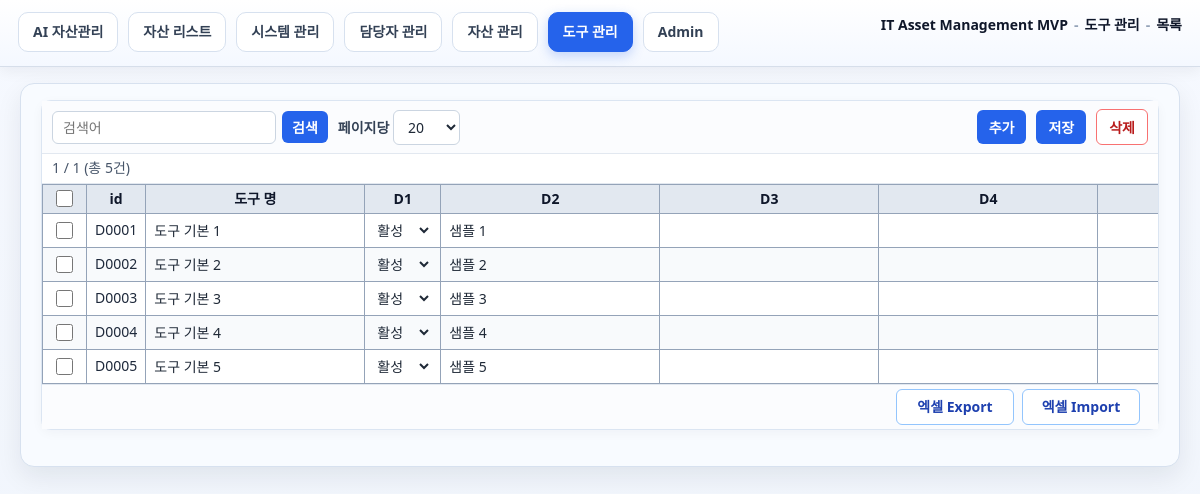
Page /entities/D?page=1&per_page=20 on the committed database.
### app/models/reference.py (models this page shows)
class FieldMeta(Base):
    __tablename__ = "field_meta"
    __table_args__ = (UniqueConstraint("entity_type", "field_key", name="uq_entity_field"),)
    id: Mapped[int] = mapped_column(Integer, primary_key=True)
    entity_type: Mapped[str] = mapped_column(String(1), nullable=False, index=True)
    field_key: Mapped[str] = mapped_column(String(5), nullable=False)
    display_name: Mapped[str] = mapped_column(String(DEFAULT_TEXT_MAX_LENGTH), nullable=False)
    field_type: Mapped[str] = mapped_column(String(10), default="text", nullable=False)
    code_group_id: Mapped[int | None] = mapped_column(ForeignKey("code_groups.id"), nullable=True)
    allow_null: Mapped[bool] = mapped_column(Boolean, default=True, nullable=False)
    max_length: Mapped[int] = mapped_column(Integer, default=DEFAULT_TEXT_MAX_LENGTH, nullable=False)
    in_use: Mapped[bool] = mapped_column(Boolean, default=True, nullable=False)
    code_group: Mapped[CodeGroup | None] = relationship()

### app/models/entities.py (models this page shows)
class TimestampMixin:
    created_at: Mapped[datetime] = mapped_column(DateTime, server_default=func.now())
    updated_at: Mapped[datetime] = mapped_column(DateTime, server_default=func.now(), onupdate=func.now())

class D(Base, TimestampMixin):
    __tablename__ = "d"
    id: Mapped[int] = mapped_column(Integer, primary_key=True)
    d0: Mapped[str | None] = mapped_column("D0", String(DEFAULT_TEXT_MAX_LENGTH), nullable=True)
    d1: Mapped[str | None] = mapped_column("D1", String(DEFAULT_TEXT_MAX_LENGTH), nullable=True)
    d2: Mapped[str | None] = mapped_column("D2", String(DEFAULT_TEXT_MAX_LENGTH), nullable=True)
    d3: Mapped[str | None] = mapped_column("D3", String(DEFAULT_TEXT_MAX_LENGTH), nullable=True)
    d4: Mapped[str | None] = mapped_column("D4", String(DEFAULT_TEXT_MAX_LENGTH), nullable=True)
    d5: Mapped[str | None] = mapped_column("D5", String(DEFAULT_TEXT_MAX_LENGTH), nullable=True)
    d6: Mapped[str | None] = mapped_column("D6", String(DEFAULT_TEXT_MAX_LENGTH), nullable=True)
    d7: Mapped[str | None] = mapped_column("D7", String(DEFAULT_TEXT_MAX_LENGTH), nullable=True)
    d8: Mapped[str | None] = mapped_column("D8", String(DEFAULT_TEXT_MAX_LENGTH), nullable=True)
    d9: Mapped[str | None] = mapped_column("D9", String(DEFAULT_TEXT_MAX_LENGTH), nullable=True)
    d10: Mapped[str | None] = mapped_column("D10", String(DEFAULT_TEXT_MAX_LENGTH), nullable=True)
    d11: Mapped[str | None] = mapped_column("D11", String(DEFAULT_TEXT_MAX_LENGTH), nullable=True)
    d12: Mapped[str | None] = mapped_column("D12", String(DEFAULT_TEXT_MAX_LENGTH), nullable=True)
    d13: Mapped[str | None] = mapped_column("D13", String(DEFAULT_TEXT_MAX_LENGTH), nullable=True)
    d14: Mapped[str | None] = mapped_column("D14", String(DEFAULT_TEXT_MAX_LENGTH), nullable=True)
    d15: Mapped[str | None] = mapped_column("D15", String(DEFAULT_TEXT_MAX_LENGTH), nullable=True)
    d16: Mapped[str | None] = mapped_column("D16", String(DEFAULT_TEXT_MAX_LENGTH), nullable=True)
    d17: Mapped[str | None] = mapped_column("D17", String(DEFAULT_TEXT_MAX_LENGTH), nullable=True)
    d18: Mapped[str | None] = mapped_column("D18", String(DEFAULT_TEXT_MAX_LENGTH), nullable=True)
    d19: Mapped[str | None] = mapped_column("D19", String(DEFAULT_TEXT_MAX_LENGTH), nullable=True)

### app/web/routes.py (the view)
@router.get("/entities/{entity_type}", response_class=HTMLResponse)
def entity_page(
    request: Request,
    entity_type: str,
    q: str = "",
    page: int = 1,
    per_page: int = DEFAULT_LIST_PER_PAGE,
    error: str = "",
    popup: str = "",
    db: Session = Depends(get_db),
):
    try:
        service, entity_type = _entity_service(entity_type, db)
    except ValueError:
        return RedirectResponse(f"/entities/A?page=1&per_page={DEFAULT_LIST_PER_PAGE}", status_code=303)
    per_page = _sanitize_per_page(per_page)
    page = max(1, page)
    meta_service = FieldMetaService(db)
    metas = meta_service.list_by_entity(entity_type)
    meta_code_options = _meta_code_options(db, metas)
    all_rows = service.list(q)
    total_rows = len(all_rows)
    max_row_id = max((r.id for r in all_rows), default=0)
    total_pages = max(1, (total_rows + per_page - 1) // per_page) if total_rows else 1
    page = min(page, total_pages)
    start = (page - 1) * per_page
    rows = all_rows[start : start + per_page]
    titles = {"A": "시스템 관리", "B": "담당자 관리", "C": "자산 관리", "D": "도구 관리"}
    return templates.TemplateResponse(
        request,
        "entity.html",
        {
            "entity_type": entity_type,
            "page_title": titles.get(entity_type, f"{entity_type} 관리"),
            "metas": metas,
            "meta_code_options": meta_code_options,
            "max_row_id": max_row_id,
            "rows": rows,
            "query": q,
            "page": page,
            "per_page": per_page,
            "total_rows": total_rows,
            "total_pages": total_pages,
            "error": error,
            "popup": popup,
            "tab": entity_type,
        },
    )

### app/web/templates/entity.html (shortened to what this page needs)
{% extends "base.html" %}
{% block content %}
{% macro entity_data_cell(meta, row, code_lists) -%}
{% set fk = meta.field_key|fk_attr %}
{% set cur = row|attr(fk) %}
{% if cur is none %}{% set cur = '' %}{% endif %}
{% set ft = (meta.field_type or 'text')|lower %}
{% if ft == 'code' and meta.code_group_id %}
{% set clist = code_lists.get(fk, []) %}
<td><select class="cell-input" name="f_{{ row.id }}_{{ fk }}">
{% for co in clist %}
<option value="{{ co.code }}"{% if cur == co.code or (not cur and loop.first) %} selected{% endif %} title="{{ co.label }}">{{ co.code }}</option>
{% endfor %}
</select></td>
{% elif ft == 'date' %}
{% set date_default = '1900-01-01' %}
{% set dval = cur|trim or date_default %}
<td><input type="date" class="cell-input entity-date-input" name="f_{{ row.id }}_{{ fk }}" value="{{ dval }}" autocomplete="off"></td>
{% else %}
<td><input type="text" class="cell-input" name="f_{{ row.id }}_{{ fk }}" value="{{ cur }}" maxlength="{{ meta.max_length }}"></td>
{% endif %}
{%- endmacro %}
<section class="card list-card list-card--compact list-card--body-scroll">
    <div class="list-card-sticky-chrome">
        <div class="list-card-header">
            <div class="list-card-header-left">
                <form method="get" action="/entities/{{ entity_type }}" class="inline-form tight">
                    <input type="text" name="q" value="{{ query }}" placeholder="검색어">
                    <button type="submit">검색</button>
                </form>
                <form method="get" action="/entities/{{ entity_type }}" class="inline-form tight">
                    <label class="tight-label">페이지당
                        <select name="per_page" onchange="this.form.submit()">
                            <option value="20" {% if per_page == 20 %}selected{% endif %}>20</option>
                        </select>
                    </label>
                </form>
            </div>
            <div class="list-card-header-right">
                <button type="button" id="btn-add-row" class="toolbar-btn">추가</button>
                <button type="button" id="btn-save" class="toolbar-btn">저장</button>
                <button type="button" id="btn-delete" class="toolbar-btn danger-outline">삭제</button>
            </div>
        </div>
        <div class="pager-bar">
            <span class="pager-info">{{ page }} / {{ total_pages }} (총 {{ total_rows }}건)</span>
        </div>
    </div>
    <div class="table-scroll">
        <table class="grid-table entity-list-grid">
            <thead>
                <tr>
                    <th class="col-check"><input type="checkbox" id="check-all" title="전체 선택"></th>
                    <th class="col-id">id</th>
                    {% for meta in metas %}<th>{{ meta.display_name }}</th>{% endfor %}
                </tr>
            </thead>
            <tbody id="entity-table-body">
                {% for row in rows %}
                <tr class="entity-row" data-row-id="{{ row.id }}">
                    <td class="col-check"><input type="checkbox" class="row-check" value="{{ row.id }}"></td>
                    <td class="col-id">{{ entity_type }}{{ '%04d' % row.id }}</td>
                    {% for meta in metas %}{{ entity_data_cell(meta, row, meta_code_options) }}{% endfor %}
                </tr>
                {% endfor %}
            </tbody>
        </table>
    </div>
    <div class="list-card-footer">
        <div class="list-card-footer-right">
            <a class="button-link secondary excel-action-btn" href="/entities/{{ entity_type }}/export">엑셀 Export</a>
            <button type="button" class="button-link secondary excel-action-btn" id="btn-import-trigger">엑셀 Import</button>
        </div>
    </div>
</section>
{% endblock %}

### rows in the picture
FieldMeta: display_name "도구 명"
FieldMeta: display_name "D1"
FieldMeta: display_name "D2"
FieldMeta: display_name "D3"
FieldMeta: display_name "D4"
D: entity_type "D", id "0001", D0 "도구 기본 1", D2 "샘플 1"
D: entity_type "D", id "0002", D0 "도구 기본 2", D2 "샘플 2"
D: entity_type "D", id "0003", D0 "도구 기본 3", D2 "샘플 3"
D: entity_type "D", id "0004", D0 "도구 기본 4", D2 "샘플 4"
D: entity_type "D", id "0005", D0 "도구 기본 5", D2 "샘플 5"

### other values in the picture
{{ page_title }} "도구 관리"
{{ page }} "1"
{{ total_pages }} "1"
{{ total_rows }} "5"
form field value "활성"
